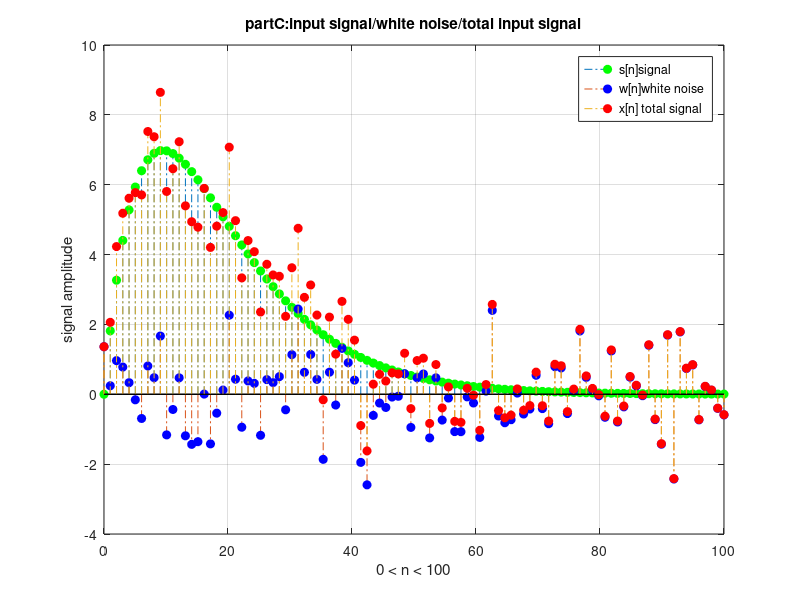
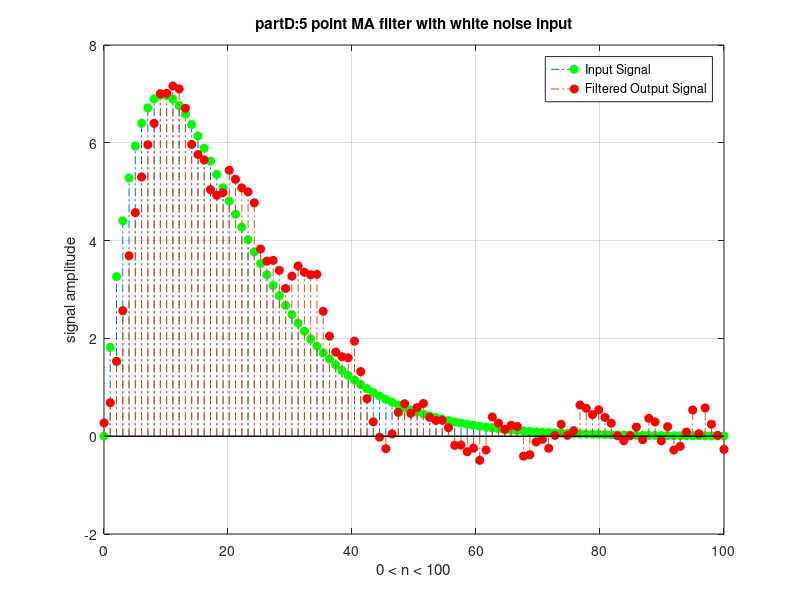
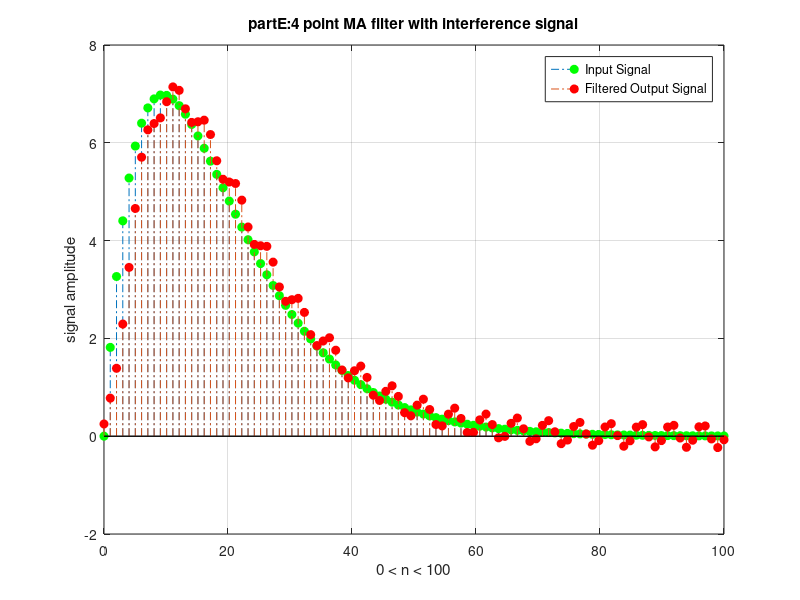
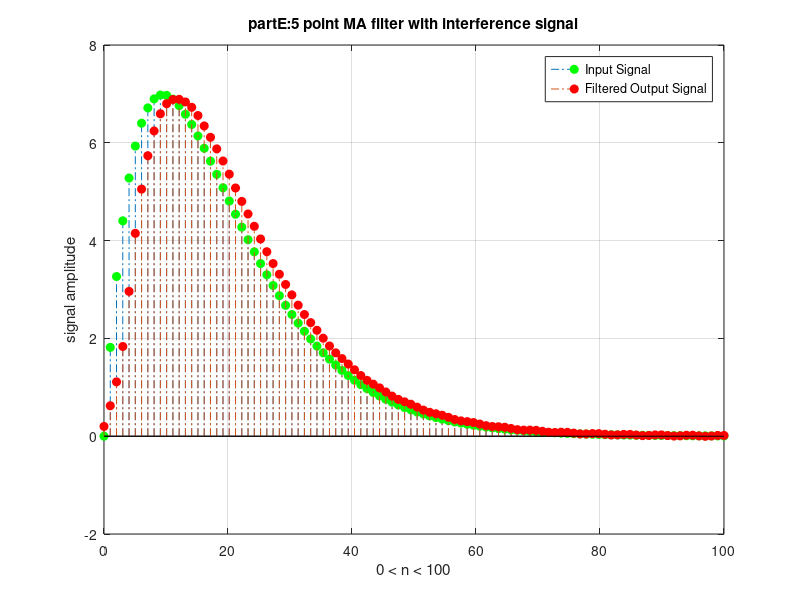

MATLAB code to generate these figures, in order:
%author: Chen Chen

%part a-c
close all
n=linspace(0,100,100);
s=2*n.*(0.9).^n;%s is signal
db=10*log10(1);
w=wgn(1,100,db);%w is noise
w=w-mean(w);
x=s+w;%x is signal added with noise
figure
stem(n,s,'LineStyle','-.',...
     'MarkerFaceColor','green',...
     'MarkerEdgeColor','green');
hold on
stem(n,w,'LineStyle','-.',...
     'MarkerFaceColor','blue',...
     'MarkerEdgeColor','blue');
stem(n,x,'LineStyle','-.',...
     'MarkerFaceColor','red',...
     'MarkerEdgeColor','red');
hold off
grid on
legend('s[n]signal','w[n]white noise','x[n] total signal');
xlabel('0 < n < 100');
ylabel('signal amplitude');
title('partC:input signal/white noise/total input signal');
%part d
M=5;
M1=0;
M2=M-1;
windowSize=M1+M2+1;
b=(1/windowSize)*ones(1,windowSize);
a=1;
y=filter(b,a,x);
figure
stem(n,s,'LineStyle','-.',...
     'MarkerFaceColor','green',...
     'MarkerEdgeColor','green');
hold on
stem(n,y,'LineStyle','-.',...
     'MarkerFaceColor','red',...
     'MarkerEdgeColor','red');
legend('Input Signal','Filtered Output Signal');
xlabel('0 < n < 100');
ylabel('signal amplitude');
title('partD:5 point MA filter with white noise input');
grid on
hold off

%part e
f=0.2;
w_int=cos(2*pi*n.*f);
x_int=s+w_int;
M=4;
M1=0;
M2=M-1;
windowSize=M1+M2+1;
b=(1/windowSize)*ones(1,windowSize);
a=1;
y=filter(b,a,x_int);
figure
stem(n,s,'LineStyle','-.',...
     'MarkerFaceColor','green',...
     'MarkerEdgeColor','green');
hold on
stem(n,y,'LineStyle','-.',...
     'MarkerFaceColor','red',...
     'MarkerEdgeColor','red');
legend('Input Signal','Filtered Output Signal');
xlabel('0 < n < 100');
ylabel('signal amplitude');
title('partE:4 point MA filter with interference signal')
grid on
hold off

M=5;
M1=0;
M2=M-1;
windowSize=M1+M2+1;
b=(1/windowSize)*ones(1,windowSize);
a=1;
y=filter(b,a,x_int);
figure
stem(n,s,'LineStyle','-.',...
     'MarkerFaceColor','green',...
     'MarkerEdgeColor','green');
hold on
stem(n,y,'LineStyle','-.',...
     'MarkerFaceColor','red',...
     'MarkerEdgeColor','red');
legend('Input Signal','Filtered Output Signal');
xlabel('0 < n < 100');
ylabel('signal amplitude');
title('partE:5 point MA filter with interference signal')
grid on
hold off

M=6;
M1=0;
M2=M-1;
windowSize=M1+M2+1;
b=(1/windowSize)*ones(1,windowSize);
a=1;
y=filter(b,a,x_int);
figure
stem(n,s,'LineStyle','-.',...
     'MarkerFaceColor','green',...
     'MarkerEdgeColor','green');
hold on
stem(n,y,'LineStyle','-.',...
     'MarkerFaceColor','red',...
     'MarkerEdgeColor','red');
legend('Input Signal','Filtered Output Signal');
xlabel('0 < n < 100');
ylabel('signal amplitude');
title('partE:6 point MA filter with interference signal')
grid on
hold off


